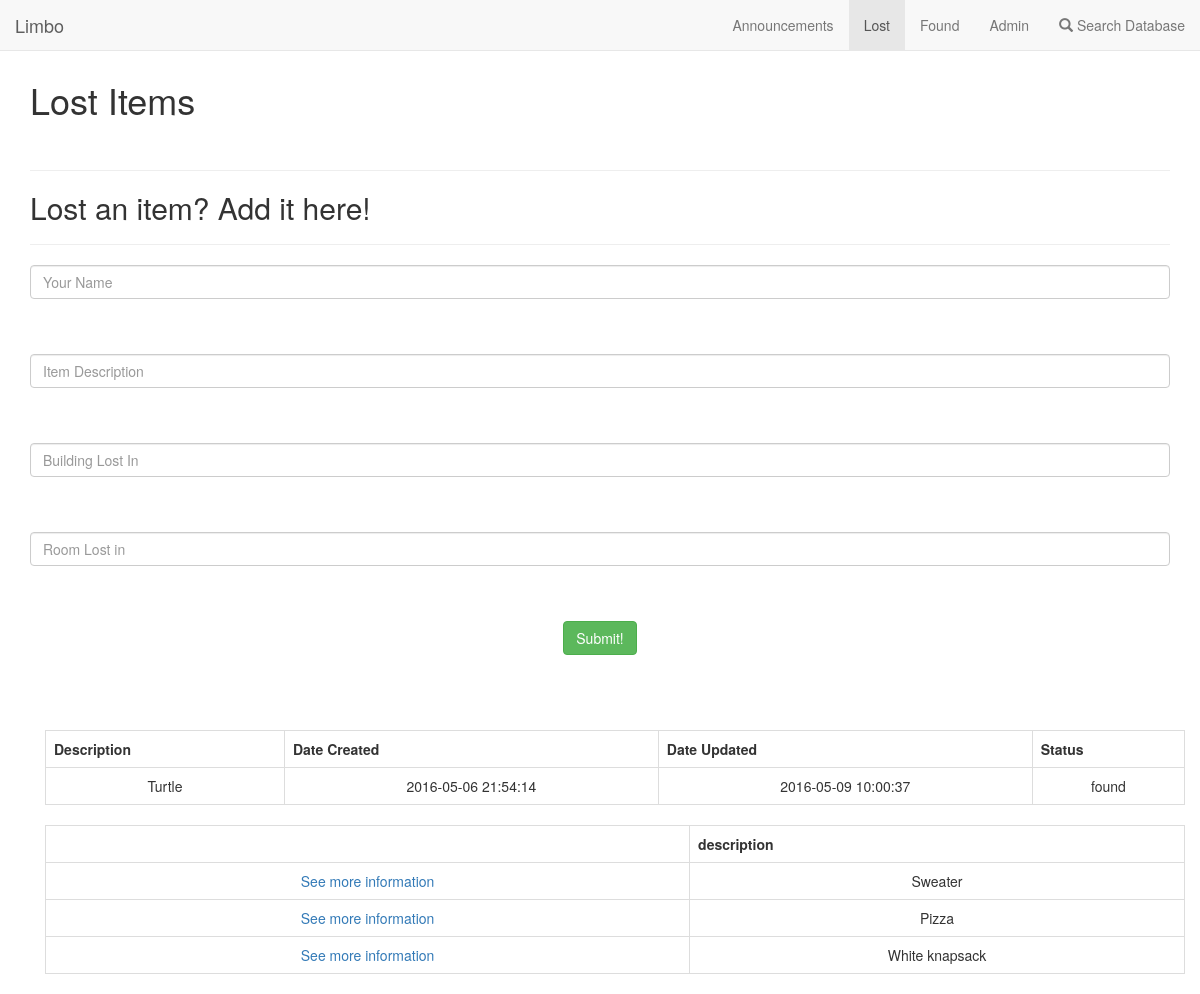
Page /lost.php?id=3 on the committed database.
### tables this page shows
create table if not exists stuff (
  id int not null auto_increment primary key,
  location_id int not null,
  description text not null,
  create_date datetime not null,
  update_date datetime not null,
  room text,
  owner text,
  finder text,
  status set("found", "lost", "claimed")
);

### helpers.php (the view, shortened to what this page needs)
<?php
function display_lost_found_items($dbc, $status='') {
        $query = 'SELECT * FROM stuff where status = "'.$status.'" ORDER BY create_date DESC' ;
        $results = mysqli_query( $dbc , $query );
    if( $results )
    {
      echo  '<link rel="stylesheet" href="https://maxcdn.bootstrapcdn.com/bootstrap/3.3.7/css/bootstrap.min.css">';
      echo '<div class="container">';
      echo '<TABLE style="text-align:center" cellpadding="1" class="table table-bordered">';
      echo '<TR class="table-active>';
      echo '<H1>'.$status.' items</H1>' ;
      echo '<TABLE border="1" align="center">';
      echo '<TR>';
      echo '<TH></TH>';
      echo '<TH>description</TH>';
      echo '</TR>';
      while ( $row = mysqli_fetch_array( $results , MYSQLI_ASSOC ) )
      {
        if ($status == "lost") {
            $alink = '<A HREF=lost.php?id=' . $row['id'] . '>See more information</A>' ;
            echo '<TR border: 1px solid black;>' ;
            echo '<TD style="text-align:center">'.$alink.'</TD>';
            echo '<TD> '. $row['description'] . '</TD>' ;
            echo '</TR>' ;
        } else {
            $alink = '<A HREF=found.php?id=' . $row['id'] . '>See more information</A>' ;
            echo '<TR border: 1px solid black;>' ;
            echo '<TD>'.$alink.'</TD>';
            echo '<TD> '. $row['description'] . '</TD>' ;
            echo '</TR>' ;
        }
      }
      echo '</TABLE>';
      echo '</div>';
    }
    else
      echo '<p>' . mysqli_error( $dbc ) . '</p>'  ;
}
function display_lost_found_item($dbc, $id, $status='') {
        $query = 'SELECT * FROM stuff where id = '.$id;
        $results = mysqli_query( $dbc , $query );
    echo '<br><br><br>';
    if( $results )
    {
      echo  '<link rel="stylesheet" href="https://maxcdn.bootstrapcdn.com/bootstrap/3.3.7/css/bootstrap.min.css">';
      echo '<div class="container">';
      echo '<TABLE style="text-align:center" cellpadding="1" class="table table-bordered">';
      echo '<TR class="table-active>';
      echo '<H1>'.$status.' items</H1>' ;
      echo '<TABLE border="1" align="center">';
      echo '<TR>';
      echo '<TH>Description</TH>';
      echo '<TH>Date Created</TH>';
      echo '<TH>Date Updated</TH>';
      echo '<TH>Status</TH>';
      echo '</TR>';
      while ( $row = mysqli_fetch_array( $results , MYSQLI_ASSOC ) )
      {
        echo '<TR border: 1px solid black;>' ;
        echo '<TD>' . $row['description'] . '</TD>' ;
        echo '<TD>' . $row['create_date'] . '</TD>' ;
        echo '<TD>' . $row['update_date'] . '</TD>' ;
        echo '<TD>' . $row['status'] . '</TD>';
        echo '</TR>' ;
      }
      echo '</TABLE>';
      echo '</div>';
      if ($status == "found")
        display_lost_found_items($dbc, "found");
      else
        display_lost_found_items($dbc,"lost");
    }
    else
      echo '<p>' . mysqli_error( $dbc ) . '</p>'  ;
}
?>

### rows in the picture
stuff: description "Turtle", create_date "2016-05-06 21:54:14", update_date "2016-05-09 10:00:37", status "found"
stuff: description "Sweater"
stuff: description "Pizza"
stuff: description "White knapsack"
